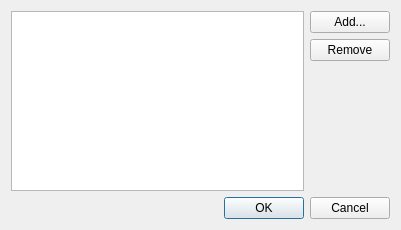
<ui version="4.0" >
 <class>IPSDialog</class>
 <widget class="QDialog" name="IPSDialog" >
  <property name="windowModality" >
   <enum>Qt::ApplicationModal</enum>
  </property>
  <property name="geometry" >
   <rect>
    <x>0</x>
    <y>0</y>
    <width>401</width>
    <height>230</height>
   </rect>
  </property>
  <property name="windowTitle" >
   <string>List of IPS patches</string>
  </property>
  <property name="windowIcon" >
   <iconset>logo.png</iconset>
  </property>
  <property name="toolTip" >
   <string>Select IPS patches and their order to apply</string>
  </property>
  <property name="modal" >
   <bool>true</bool>
  </property>
  <layout class="QGridLayout" >
   <item row="0" column="0" >
    <widget class="QListWidget" name="IPSList" >
     <property name="dragDropMode" >
      <enum>QAbstractItemView::InternalMove</enum>
     </property>
     <property name="alternatingRowColors" >
      <bool>true</bool>
     </property>
     <property name="selectionMode" >
      <enum>QAbstractItemView::ExtendedSelection</enum>
     </property>
    </widget>
   </item>
   <item row="0" column="1" >
    <layout class="QVBoxLayout" >
     <item>
      <widget class="QPushButton" name="addButton" >
       <property name="toolTip" >
        <string>Add more patch files to this list</string>
       </property>
       <property name="text" >
        <string>Add...</string>
       </property>
      </widget>
     </item>
     <item>
      <widget class="QPushButton" name="removeButton" >
       <property name="toolTip" >
        <string>Remove currently selected patch file</string>
       </property>
       <property name="text" >
        <string>Remove</string>
       </property>
      </widget>
     </item>
     <item>
      <spacer>
       <property name="orientation" >
        <enum>Qt::Vertical</enum>
       </property>
       <property name="sizeHint" >
        <size>
         <width>20</width>
         <height>40</height>
        </size>
       </property>
      </spacer>
     </item>
    </layout>
   </item>
   <item row="1" column="0" colspan="2" >
    <widget class="QDialogButtonBox" name="buttonBox" >
     <property name="orientation" >
      <enum>Qt::Horizontal</enum>
     </property>
     <property name="standardButtons" >
      <set>QDialogButtonBox::Cancel|QDialogButtonBox::NoButton|QDialogButtonBox::Ok</set>
     </property>
    </widget>
   </item>
  </layout>
 </widget>
 <resources/>
 <connections>
  <connection>
   <sender>buttonBox</sender>
   <signal>accepted()</signal>
   <receiver>IPSDialog</receiver>
   <slot>accept()</slot>
   <hints>
    <hint type="sourcelabel" >
     <x>248</x>
     <y>254</y>
    </hint>
    <hint type="destinationlabel" >
     <x>157</x>
     <y>274</y>
    </hint>
   </hints>
  </connection>
  <connection>
   <sender>buttonBox</sender>
   <signal>rejected()</signal>
   <receiver>IPSDialog</receiver>
   <slot>reject()</slot>
   <hints>
    <hint type="sourcelabel" >
     <x>316</x>
     <y>260</y>
    </hint>
    <hint type="destinationlabel" >
     <x>286</x>
     <y>274</y>
    </hint>
   </hints>
  </connection>
 </connections>
</ui>
